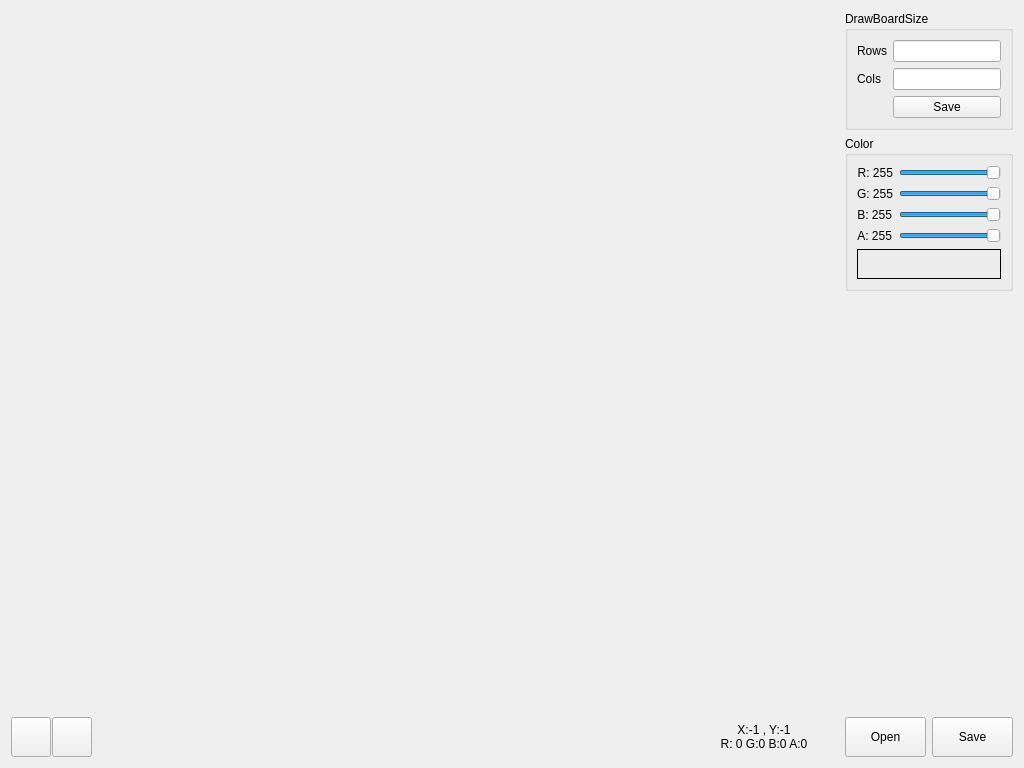
<?xml version="1.0" encoding="UTF-8"?>
<ui version="4.0">
 <class>Widget</class>
 <widget class="QWidget" name="Widget">
  <property name="geometry">
   <rect>
    <x>0</x>
    <y>0</y>
    <width>1024</width>
    <height>768</height>
   </rect>
  </property>
  <property name="windowTitle">
   <string>Widget</string>
  </property>
  <layout class="QHBoxLayout" name="horizontalLayout" stretch="6,1">
   <property name="spacing">
    <number>6</number>
   </property>
   <item>
    <layout class="QVBoxLayout" name="verticalLayoutBoard" stretch="1,0">
     <property name="bottomMargin">
      <number>0</number>
     </property>
     <item>
      <widget class="DrawingBoardWidget" name="widgetDrawingBoard" native="true"/>
     </item>
     <item>
      <layout class="QHBoxLayout" name="horizontalLayoutButton" stretch="0,0,5,0">
       <property name="spacing">
        <number>1</number>
       </property>
       <item>
        <widget class="QPushButton" name="pushButtonClean">
         <property name="minimumSize">
          <size>
           <width>40</width>
           <height>40</height>
          </size>
         </property>
         <property name="maximumSize">
          <size>
           <width>40</width>
           <height>40</height>
          </size>
         </property>
         <property name="text">
          <string/>
         </property>
         <property name="icon">
          <iconset theme="QIcon::ThemeIcon::EditDelete"/>
         </property>
         <property name="iconSize">
          <size>
           <width>32</width>
           <height>32</height>
          </size>
         </property>
        </widget>
       </item>
       <item>
        <widget class="QPushButton" name="pushButtonColorPicker">
         <property name="minimumSize">
          <size>
           <width>40</width>
           <height>40</height>
          </size>
         </property>
         <property name="maximumSize">
          <size>
           <width>40</width>
           <height>40</height>
          </size>
         </property>
         <property name="text">
          <string/>
         </property>
         <property name="icon">
          <iconset theme="QIcon::ThemeIcon::MailMessageNew"/>
         </property>
         <property name="iconSize">
          <size>
           <width>32</width>
           <height>32</height>
          </size>
         </property>
        </widget>
       </item>
       <item>
        <spacer name="horizontalSpacer">
         <property name="orientation">
          <enum>Qt::Orientation::Horizontal</enum>
         </property>
         <property name="sizeHint" stdset="0">
          <size>
           <width>40</width>
           <height>40</height>
          </size>
         </property>
        </spacer>
       </item>
       <item>
        <widget class="QLabel" name="label_mousePos">
         <property name="minimumSize">
          <size>
           <width>150</width>
           <height>40</height>
          </size>
         </property>
         <property name="maximumSize">
          <size>
           <width>150</width>
           <height>40</height>
          </size>
         </property>
         <property name="text">
          <string>X:-1 , Y:-1&lt;br&gt;R: 0 G:0 B:0 A:0</string>
         </property>
         <property name="alignment">
          <set>Qt::AlignmentFlag::AlignCenter</set>
         </property>
        </widget>
       </item>
      </layout>
     </item>
    </layout>
   </item>
   <item>
    <layout class="QVBoxLayout" name="verticalLayoutSetting" stretch="1,1,10,0">
     <item>
      <widget class="QGroupBox" name="groupBoxDrawBoard">
       <property name="title">
        <string>DrawBoardSize</string>
       </property>
       <layout class="QFormLayout" name="formLayout_2">
        <item row="0" column="0">
         <widget class="QLabel" name="labelRows">
          <property name="text">
           <string>Rows</string>
          </property>
          <property name="alignment">
           <set>Qt::AlignmentFlag::AlignRight|Qt::AlignmentFlag::AlignTrailing|Qt::AlignmentFlag::AlignVCenter</set>
          </property>
         </widget>
        </item>
        <item row="0" column="1">
         <widget class="QLineEdit" name="lineEditRows"/>
        </item>
        <item row="1" column="0">
         <widget class="QLabel" name="labelCols">
          <property name="text">
           <string>Cols</string>
          </property>
          <property name="alignment">
           <set>Qt::AlignmentFlag::AlignRight|Qt::AlignmentFlag::AlignTrailing|Qt::AlignmentFlag::AlignVCenter</set>
          </property>
         </widget>
        </item>
        <item row="1" column="1">
         <widget class="QLineEdit" name="lineEditCols"/>
        </item>
        <item row="2" column="1">
         <widget class="QPushButton" name="pushButtonSave">
          <property name="text">
           <string>Save</string>
          </property>
         </widget>
        </item>
       </layout>
      </widget>
     </item>
     <item>
      <widget class="QGroupBox" name="groupBoxColor">
       <property name="title">
        <string>Color</string>
       </property>
       <layout class="QFormLayout" name="formLayout">
        <item row="0" column="0">
         <widget class="QLabel" name="labelR">
          <property name="text">
           <string>R: 255</string>
          </property>
          <property name="alignment">
           <set>Qt::AlignmentFlag::AlignRight|Qt::AlignmentFlag::AlignTrailing|Qt::AlignmentFlag::AlignVCenter</set>
          </property>
         </widget>
        </item>
        <item row="0" column="1">
         <widget class="QSlider" name="horizontalSliderR">
          <property name="maximum">
           <number>255</number>
          </property>
          <property name="value">
           <number>255</number>
          </property>
          <property name="orientation">
           <enum>Qt::Orientation::Horizontal</enum>
          </property>
         </widget>
        </item>
        <item row="1" column="0">
         <widget class="QLabel" name="labelG">
          <property name="text">
           <string>G: 255</string>
          </property>
          <property name="alignment">
           <set>Qt::AlignmentFlag::AlignRight|Qt::AlignmentFlag::AlignTrailing|Qt::AlignmentFlag::AlignVCenter</set>
          </property>
         </widget>
        </item>
        <item row="1" column="1">
         <widget class="QSlider" name="horizontalSliderG">
          <property name="maximum">
           <number>255</number>
          </property>
          <property name="value">
           <number>255</number>
          </property>
          <property name="orientation">
           <enum>Qt::Orientation::Horizontal</enum>
          </property>
         </widget>
        </item>
        <item row="2" column="0">
         <widget class="QLabel" name="labelB">
          <property name="text">
           <string>B: 255</string>
          </property>
          <property name="alignment">
           <set>Qt::AlignmentFlag::AlignRight|Qt::AlignmentFlag::AlignTrailing|Qt::AlignmentFlag::AlignVCenter</set>
          </property>
         </widget>
        </item>
        <item row="2" column="1">
         <widget class="QSlider" name="horizontalSliderB">
          <property name="maximum">
           <number>255</number>
          </property>
          <property name="value">
           <number>255</number>
          </property>
          <property name="orientation">
           <enum>Qt::Orientation::Horizontal</enum>
          </property>
         </widget>
        </item>
        <item row="3" column="0">
         <widget class="QLabel" name="labelA">
          <property name="text">
           <string>A: 255</string>
          </property>
          <property name="alignment">
           <set>Qt::AlignmentFlag::AlignRight|Qt::AlignmentFlag::AlignTrailing|Qt::AlignmentFlag::AlignVCenter</set>
          </property>
         </widget>
        </item>
        <item row="3" column="1">
         <widget class="QSlider" name="horizontalSliderA">
          <property name="maximum">
           <number>255</number>
          </property>
          <property name="value">
           <number>255</number>
          </property>
          <property name="orientation">
           <enum>Qt::Orientation::Horizontal</enum>
          </property>
         </widget>
        </item>
        <item row="4" column="0" colspan="2">
         <widget class="QLabel" name="labelColor">
          <property name="minimumSize">
           <size>
            <width>144</width>
            <height>30</height>
           </size>
          </property>
          <property name="maximumSize">
           <size>
            <width>300</width>
            <height>30</height>
           </size>
          </property>
          <property name="styleSheet">
           <string notr="true">border: 1px solid black;</string>
          </property>
          <property name="text">
           <string/>
          </property>
         </widget>
        </item>
       </layout>
      </widget>
     </item>
     <item>
      <spacer name="verticalSpacerSetting">
       <property name="orientation">
        <enum>Qt::Orientation::Vertical</enum>
       </property>
       <property name="sizeHint" stdset="0">
        <size>
         <width>20</width>
         <height>40</height>
        </size>
       </property>
      </spacer>
     </item>
     <item>
      <layout class="QHBoxLayout" name="horizontalLayoutLoadFile">
       <item>
        <widget class="QPushButton" name="pushButtonOpenFile">
         <property name="minimumSize">
          <size>
           <width>0</width>
           <height>40</height>
          </size>
         </property>
         <property name="maximumSize">
          <size>
           <width>16777215</width>
           <height>40</height>
          </size>
         </property>
         <property name="text">
          <string>Open</string>
         </property>
         <property name="icon">
          <iconset theme="QIcon::ThemeIcon::DocumentOpen"/>
         </property>
         <property name="iconSize">
          <size>
           <width>16</width>
           <height>16</height>
          </size>
         </property>
        </widget>
       </item>
       <item>
        <widget class="QPushButton" name="pushButtonSaveFile">
         <property name="minimumSize">
          <size>
           <width>0</width>
           <height>40</height>
          </size>
         </property>
         <property name="maximumSize">
          <size>
           <width>16777215</width>
           <height>40</height>
          </size>
         </property>
         <property name="text">
          <string>Save</string>
         </property>
         <property name="icon">
          <iconset theme="QIcon::ThemeIcon::DocumentSave"/>
         </property>
        </widget>
       </item>
      </layout>
     </item>
    </layout>
   </item>
  </layout>
 </widget>
 <customwidgets>
  <customwidget>
   <class>DrawingBoardWidget</class>
   <extends>QWidget</extends>
   <header>DrawingBoardWidget.h</header>
   <container>1</container>
  </customwidget>
 </customwidgets>
 <resources/>
 <connections/>
</ui>
